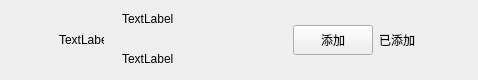
<?xml version="1.0" encoding="UTF-8"?>
<ui version="4.0">
 <class>ApplyFriendItem</class>
 <widget class="QWidget" name="ApplyFriendItem">
  <property name="geometry">
   <rect>
    <x>0</x>
    <y>0</y>
    <width>478</width>
    <height>80</height>
   </rect>
  </property>
  <property name="maximumSize">
   <size>
    <width>16777215</width>
    <height>80</height>
   </size>
  </property>
  <property name="windowTitle">
   <string>Form</string>
  </property>
  <layout class="QHBoxLayout" name="horizontalLayout">
   <property name="spacing">
    <number>0</number>
   </property>
   <property name="leftMargin">
    <number>9</number>
   </property>
   <property name="topMargin">
    <number>0</number>
   </property>
   <property name="rightMargin">
    <number>0</number>
   </property>
   <property name="bottomMargin">
    <number>0</number>
   </property>
   <item>
    <spacer name="horizontalSpacer">
     <property name="orientation">
      <enum>Qt::Horizontal</enum>
     </property>
     <property name="sizeType">
      <enum>QSizePolicy::Fixed</enum>
     </property>
     <property name="sizeHint" stdset="0">
      <size>
       <width>50</width>
       <height>20</height>
      </size>
     </property>
    </spacer>
   </item>
   <item>
    <widget class="QLabel" name="icon_lb">
     <property name="minimumSize">
      <size>
       <width>45</width>
       <height>45</height>
      </size>
     </property>
     <property name="maximumSize">
      <size>
       <width>45</width>
       <height>45</height>
      </size>
     </property>
     <property name="text">
      <string>TextLabel</string>
     </property>
    </widget>
   </item>
   <item>
    <widget class="QWidget" name="widget" native="true">
     <layout class="QHBoxLayout" name="horizontalLayout_2">
      <property name="topMargin">
       <number>2</number>
      </property>
      <property name="bottomMargin">
       <number>2</number>
      </property>
      <item>
       <widget class="QWidget" name="widget_2" native="true">
        <layout class="QVBoxLayout" name="verticalLayout">
         <property name="spacing">
          <number>10</number>
         </property>
         <property name="topMargin">
          <number>2</number>
         </property>
         <property name="bottomMargin">
          <number>2</number>
         </property>
         <item>
          <widget class="QLabel" name="user_name_lb">
           <property name="minimumSize">
            <size>
             <width>100</width>
             <height>30</height>
            </size>
           </property>
           <property name="maximumSize">
            <size>
             <width>200</width>
             <height>30</height>
            </size>
           </property>
           <property name="text">
            <string>TextLabel</string>
           </property>
          </widget>
         </item>
         <item>
          <widget class="QLabel" name="user_chat_lb">
           <property name="minimumSize">
            <size>
             <width>100</width>
             <height>30</height>
            </size>
           </property>
           <property name="maximumSize">
            <size>
             <width>200</width>
             <height>30</height>
            </size>
           </property>
           <property name="text">
            <string>TextLabel</string>
           </property>
          </widget>
         </item>
        </layout>
       </widget>
      </item>
      <item>
       <spacer name="horizontalSpacer_3">
        <property name="orientation">
         <enum>Qt::Horizontal</enum>
        </property>
        <property name="sizeHint" stdset="0">
         <size>
          <width>40</width>
          <height>20</height>
         </size>
        </property>
       </spacer>
      </item>
      <item>
       <widget class="ClickedBtn" name="addBtn">
        <property name="minimumSize">
         <size>
          <width>80</width>
          <height>30</height>
         </size>
        </property>
        <property name="maximumSize">
         <size>
          <width>80</width>
          <height>30</height>
         </size>
        </property>
        <property name="text">
         <string>添加</string>
        </property>
       </widget>
      </item>
      <item>
       <widget class="QLabel" name="already_add_lb">
        <property name="minimumSize">
         <size>
          <width>40</width>
          <height>0</height>
         </size>
        </property>
        <property name="text">
         <string>已添加</string>
        </property>
       </widget>
      </item>
      <item>
       <spacer name="horizontalSpacer_2">
        <property name="orientation">
         <enum>Qt::Horizontal</enum>
        </property>
        <property name="sizeType">
         <enum>QSizePolicy::Fixed</enum>
        </property>
        <property name="sizeHint" stdset="0">
         <size>
          <width>50</width>
          <height>20</height>
         </size>
        </property>
       </spacer>
      </item>
     </layout>
    </widget>
   </item>
  </layout>
 </widget>
 <customwidgets>
  <customwidget>
   <class>ClickedBtn</class>
   <extends>QPushButton</extends>
   <header>clickedbtn.h</header>
  </customwidget>
 </customwidgets>
 <resources/>
 <connections/>
</ui>
